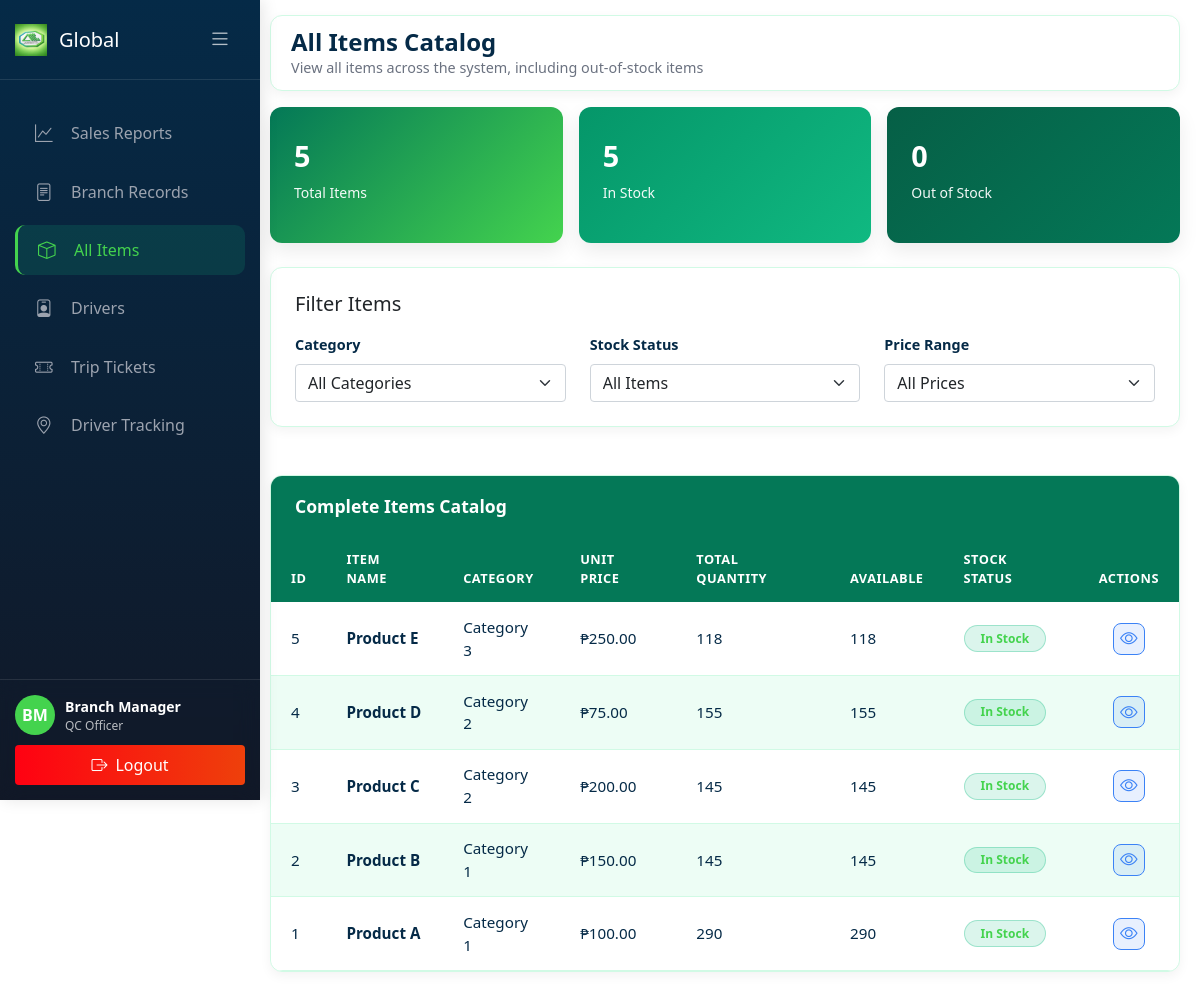
/Global/all_items.php (signed in), run on an earlier commit of the app's database.
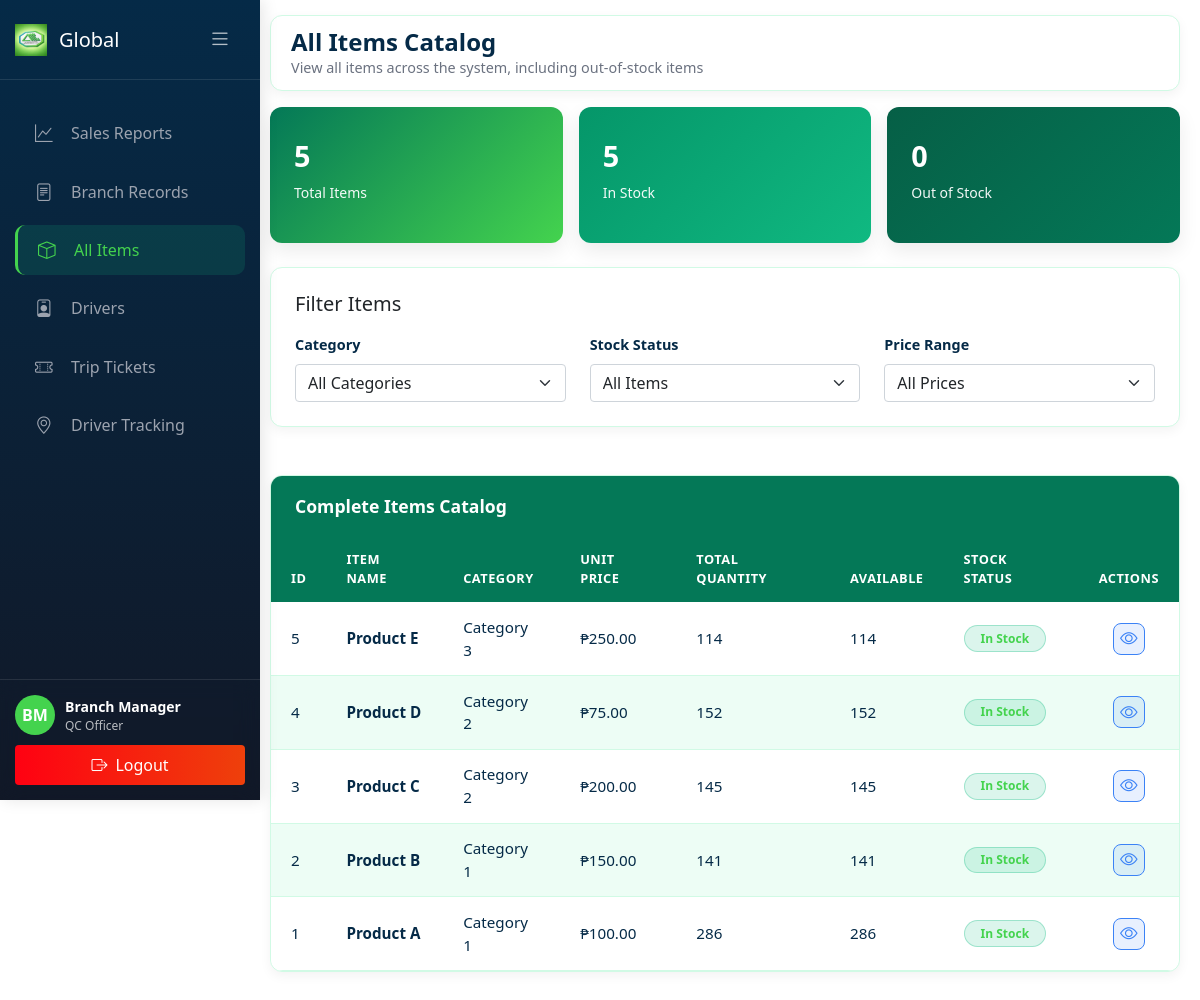
And on a later commit of the database.
### tables this page shows
CREATE TABLE `items` (
  `item_id` int(11) NOT NULL,
  `item_code` varchar(50) NOT NULL,
  `item_name` varchar(150) NOT NULL,
  `description` text DEFAULT NULL,
  `category` varchar(100) DEFAULT NULL,
  `stock` int(11) NOT NULL,
  `unit_type` enum('case','inner-pack','piece','box','carton') DEFAULT 'piece',
  `unit_price` decimal(10,2) NOT NULL,
  `reorder_level` int(11) DEFAULT 50,
  `status` enum('active','inactive','discontinued') DEFAULT 'active',
  `created_at` timestamp NOT NULL DEFAULT current_timestamp(),
  `updated_at` timestamp NOT NULL DEFAULT current_timestamp() ON UPDATE current_timestamp(),
  `branch_id` int(11) DEFAULT NULL
);

### Global/all_items.php (the view, shortened to what the changed rows need)
<?php
require_once '../config/database.php';
$where_conditions = [];
$where_conditions[] = "i.status = 'active'";
$where_clause = "WHERE " . implode(" AND ", $where_conditions);
$sql = "SELECT
            i.item_id as id,
            i.item_code,
            i.item_name,
            i.description,
            i.category,
            i.stock,
            i.unit_type,
            i.unit_price,
            i.reorder_level,
            i.status,
            i.created_at,
            i.updated_at
        FROM items i
        $where_clause
        ORDER BY i.item_id DESC";
$stmt = $conn->prepare($sql);
$stmt->execute();
$items_result = $stmt->get_result();
$items = [];
while ($row = $items_result->fetch_assoc()) {
    $items[] = $row;
}
?>
<!DOCTYPE html>
<html lang="en">
<head>
    <link rel="stylesheet" href="../css/global.css">
    <link href="https://cdn.jsdelivr.net/npm/bootstrap@5.1.3/dist/css/bootstrap.min.css" rel="stylesheet">
    <link rel="stylesheet" href="https://cdn.jsdelivr.net/npm/bootstrap-icons@1.8.1/font/bootstrap-icons.css">
</head>
<body>
    <div id="appPage">
        <div class="main-content" id="mainContent">
            <div id="itemsContent" class="page-content active">
                <div class="navbar-top">
                        <div class="page-title">
                        <h2>All Items Catalog</h2>
                    </div>
                </div>
                <div class="data-table">
                    <div class="table-responsive">
                        <table class="table custom-table">
                            <thead>
                                <tr>
                                    <th>ID</th>
                                    <th>Item Name</th>
                                    <th>Category</th>
                                    <th>Unit Price</th>
                                    <th>Total Quantity</th>
                                    <th>Available</th>
                                    <th>Stock Status</th>
                                    <th>Actions</th>
                                </tr>
                            </thead>
                            <tbody id="itemsTable">
                                <?php if (count($items) > 0): ?>
                                    <?php foreach ($items as $item): ?>
                                        <?php
                                        $stock_quantity = $item['stock'] ?? 0;
                                        $statusBadge = 'bg-success';
                                        $statusText = 'In Stock';
                                        ?>
                                        <tr>
                                            <td><?php echo htmlspecialchars($item['id']); ?></td>
                                            <td><strong><?php echo htmlspecialchars($item['item_name']); ?></strong></td>
                                            <td><?php echo htmlspecialchars($item['category'] ?? 'N/A'); ?></td>
                                            <td>₱<?php echo number_format($item['unit_price'] ?? 0, 2); ?></td>
                                            <td><?php echo number_format($stock_quantity); ?></td>
                                            <td><?php echo number_format($stock_quantity); ?></td>
                                            <td>
                                                <span class="badge <?php echo $statusBadge; ?>">
                                                    <?php echo $statusText; ?>
                                                </span>
                                            </td>
                                            <td>
                                                <button class="btn-action btn-view" onclick="viewItem(<?php echo $item['id']; ?>)">
                                                    <i class="bi bi-eye"></i>
                                                </button>
                                            </td>
                                        </tr>
                                    <?php endforeach; ?>
                                <?php else: ?>
                                    <tr>
                                        <td colspan="8" class="text-center py-4">No items found</td>
                                    </tr>
                                <?php endif; ?>
                            </tbody>
                        </table>
                    </div>
                </div>
            </div>
        </div>
    </div>
</body>
</html>

What changed in the data, as far as the page shows it:
changed items "Product E": stock "118" → "114"
changed items "Product D": stock "155" → "152"
changed items "Product B": stock "145" → "141"
changed items "Product A": stock "290" → "286"
